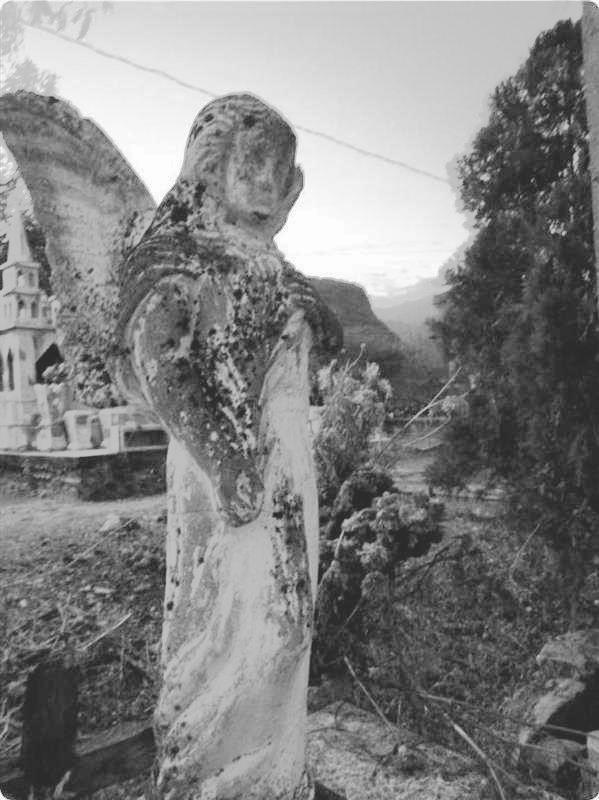
#> input picture Proyecto/proyecto_imagenes/Imagenes/ecualizacion.jpg, 599 x 800 px, found by its file name
$ python -i practica_2_brillo.py   (imports and definitions only)
#> lines starting #> are read from the running program, lines starting #| are printed output that depends on the picture
#> in DesplazamientoGris, imagen is the input picture: PIL image 599x800 L; min 27, max 255, mean 129.4
#> in DesplazamientoGris, `imgResultado = Image.new('L', imagen.size)`: imgResultado: PIL image 599x800 L; every value is 0

from PIL import Image
import sys
import math
import matplotlib.pyplot as plt

def abrir_imagen(ruta):
    imagen = Image.open(ruta)
    return imagen

def cerrar_imagen(imagen):
    imagen.close()

def crear_imagen(tipo_imagen,tamanio):
    nueva_imagen = Image.new(tipo_imagen, tamanio)
    return nueva_imagen

# [48 lines left out: functions guardar_imagen, ecualizacion, not called in this run]
    #Histograma_gris("imagenes/ecualizacion.jpg")

def Contraccion(rutaImagen):
#> called with rutaImagen = 'Imagenes/ecualizacion.jpg'
    CMAX = 200
    CMIN = 20
    CFmax = CFmin = 0

    imagenA = Image.open(rutaImagen).convert('L')
    imagenC = Image.new('L',imagenA.size)
    pixelImagenA = imagenA.load()
    histogramImagen  = imagenA.histogram()
#> histogramImagen = 256 values, max 4071 at index 48, min 0 at index 0, mean 1871.9
    lenHistogramaImagenA = len(histogramImagen)
#> lenHistogramaImagenA = 256
    ancho, alto = imagenA.size
#> ancho = 599; alto = 800

    for x in range(lenHistogramaImagenA):
        if histogramImagen[x] != 0:
            CFmin = x
            break

    for x in range(lenHistogramaImagenA-1, -1, -1):
        if histogramImagen[x] != 0:
            CFmax = x
            break

    for x in range(ancho):
        for y in range(alto):
            try:
                res1 = float(CMAX -CMIN) / float(CFmax - CFmin)
                res3 = math.ceil(((res1) * (pixelImagenA[x,y] - CFmin)) + CMIN)
                imagenC.putpixel((x,y),int(res3))
            except:
                imagenC.putpixel((x,y),CMIN)
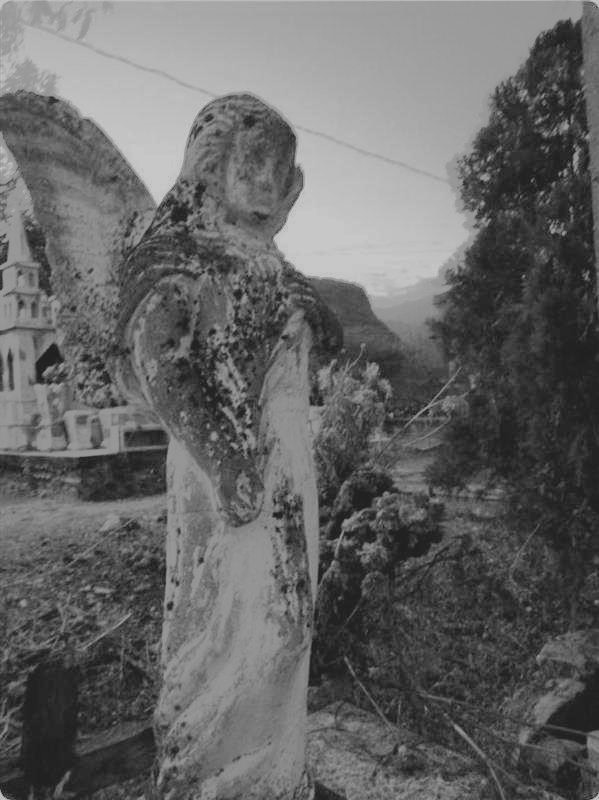
#> imagenC: PIL image 599x800 L; min 20, max 200, mean 101.3

    nombre = "contraccion.jpg"
    imagenC.save(nombre)
    imagenC.show()
    #Histograma_gris("imagenes/imagenContraida.jpg")

# [85 lines left out: functions ContraccionColor, Histograma_gris, Grises1, not called in this run]
   #imagenNegativo.close()

def DesplazamientoGris(rutaimagen,desplazamiento):
    imagen = Image.open(rutaimagen)
    imgResultado = Image.new('L', imagen.size)

    ancho,alto = imagen.size
    for i in range (ancho):
        for j in range (alto):
            ng = imagen.getpixel((i,j))
            NG = ng + desplazamiento
            if (NG > 255):
                NG = 255
            if (NG < 0):
                NG = 0
            imgResultado.putpixel((i,j),NG)
    imgResultado.save("desplazamientoGris.jpg")
    imgResultado.show()
    #Histograma_gris("imagenes/Desplazamiento.jpg")
    #imgResultado.close()

# [34 lines left out: functions ExpansionGris, Histograma_gris, not called in this run]

#Contraccion("imagenes/img_gris.jpg")#paso 1
#im3 = DesplazamientoGris("imagenes/imagenContraida.jpg",30)#paso 2
#ecualizacion("imagenes/Desplazamiento.jpg")#paso 3
im3 = DesplazamientoGris("imagenes/ecualizacion.jpg",-20)#paso 4
#Histograma_gris("imagenes/imagenContraida_1.jpg")

>>> result = Contraccion('Imagenes/ecualizacion.jpg')
